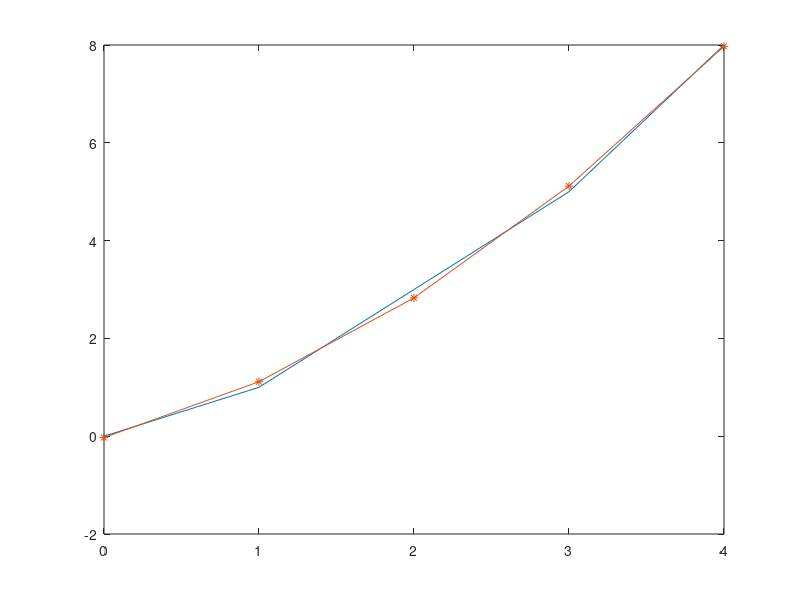

Source code (MATLAB):
format short
t = [0 1 2 3 4]
f = [0 1 3 5 8]

a1 =(f*t')/(t*t')
fProjekciaPriamkou = a1 * t
chyba1 = abs(f-fProjekciaPriamkou)
energiaRozdielovehoVektora1 = sqrt(sum(chyba1.^2))
priemernaChyba1 = energiaRozdielovehoVektora1 / length(t)



tNaDruhu = t.^2
a2 = (f*tNaDruhu') / (tNaDruhu*tNaDruhu')
fProjekciaParabolou = a2 * tNaDruhu
chyba2 = abs(f-fProjekciaParabolou)
energiaRozdielovehoVektora2 = sqrt(sum(chyba2.^2))
priemernaChyba2 = energiaRozdielovehoVektora2 / length(t)





bazaKoeficientuB3 = [1 1 1 1 1]
bazaKoeficientuA3 = [0 1 2 3 4]
maticaA = [bazaKoeficientuB3 * bazaKoeficientuB3', bazaKoeficientuA3 * bazaKoeficientuB3'
    bazaKoeficientuB3 * bazaKoeficientuA3', bazaKoeficientuA3 * bazaKoeficientuA3']
praveStrany = [ f*bazaKoeficientuB3'
    f*bazaKoeficientuA3']
koeficienty = linsolve(maticaA, praveStrany)
a3 = koeficienty(2)
b3 = koeficienty(1)
fProjekciaPriamkouDvaParametre = a3 * t + b3
chyba3 = abs(f-fProjekciaPriamkouDvaParametre)
energiaRozdielovehoVektora3 = sqrt(sum(chyba3.^2))
priemernaChyba3 = energiaRozdielovehoVektora3 / length(t)




bazaKoeficientuC4 = [1 1 1 1 1]
bazaKoeficientuB4 = [0 1 2 3 4]
bazaKoeficientuA4 = bazaKoeficientuB4.^2
maticaA4 = [bazaKoeficientuC4 * bazaKoeficientuC4', bazaKoeficientuB4 * bazaKoeficientuC4', bazaKoeficientuA4 * bazaKoeficientuC4'
    bazaKoeficientuC4 * bazaKoeficientuB4', bazaKoeficientuB4 * bazaKoeficientuB4', bazaKoeficientuA4 * bazaKoeficientuB4'
    bazaKoeficientuC4 * bazaKoeficientuA4', bazaKoeficientuB4 * bazaKoeficientuA4', bazaKoeficientuA4 * bazaKoeficientuA4']
praveStrany4 = [f*bazaKoeficientuC4'
    f*bazaKoeficientuB4'
    f*bazaKoeficientuA4']
koeficienty4 = linsolve(maticaA4, praveStrany4)
a4 = koeficienty4(3)
b4 = koeficienty4(2)
c4 = koeficienty4(1)
fProjekciaParabolouTriParametre = a4*t.^2+b4*t+c4
chyba4 = abs(f-fProjekciaParabolouTriParametre)
energiaRozdielovehoVektora4 = sqrt(sum(chyba4.^2))
priemernaChyba4 = energiaRozdielovehoVektora4 / length(t)




bazaKoeficientuD5 = [1 1 1 1 1]
bazaKoeficientuC5 = [0 1 2 3 4]
bazaKoeficientuB5 = bazaKoeficientuC5.^2
bazaKoeficientuA5 = bazaKoeficientuC5.^3
maticaA5 = [bazaKoeficientuD5 * bazaKoeficientuD5', bazaKoeficientuC5 * bazaKoeficientuD5', bazaKoeficientuB5 * bazaKoeficientuD5', bazaKoeficientuA5 * bazaKoeficientuD5'
    bazaKoeficientuD5 * bazaKoeficientuC5', bazaKoeficientuC5 * bazaKoeficientuC5', bazaKoeficientuB5 * bazaKoeficientuC5', bazaKoeficientuA5 * bazaKoeficientuC5'
    bazaKoeficientuD5 * bazaKoeficientuB5', bazaKoeficientuC5 * bazaKoeficientuB5', bazaKoeficientuB5 * bazaKoeficientuB5', bazaKoeficientuA5 * bazaKoeficientuB5'
    bazaKoeficientuD5 * bazaKoeficientuA5', bazaKoeficientuC5 * bazaKoeficientuA5', bazaKoeficientuB5 * bazaKoeficientuA5', bazaKoeficientuA5 * bazaKoeficientuA5']
praveStrany5 = [f*bazaKoeficientuD5'
    f*bazaKoeficientuC5'
    f*bazaKoeficientuB5'
    f*bazaKoeficientuA5']
koeficienty5 = linsolve(maticaA5, praveStrany5)
a5 = koeficienty5(4)
b5 = koeficienty5(3)
c5 = koeficienty5(2)
d5 = koeficienty5(1)
fProjekciaPolynomomTretiehoStupnaStyriParametre= a5*t.^3 + b5*t.^2 + c5*t + d5
chyba5 = abs(f-fProjekciaPolynomomTretiehoStupnaStyriParametre)
energiaRozdielovehoVektora5 = sqrt(sum(chyba5.^2))
priemernaChyba5 = energiaRozdielovehoVektora5 / length(t)




plot(t, f, t, fProjekciaPriamkou, t, fProjekciaParabolou, t, fProjekciaPriamkouDvaParametre, t, fProjekciaParabolouTriParametre, t, fProjekciaPolynomomTretiehoStupnaStyriParametre, '-*')
plot(t, f, t, fProjekciaPolynomomTretiehoStupnaStyriParametre, '-*')